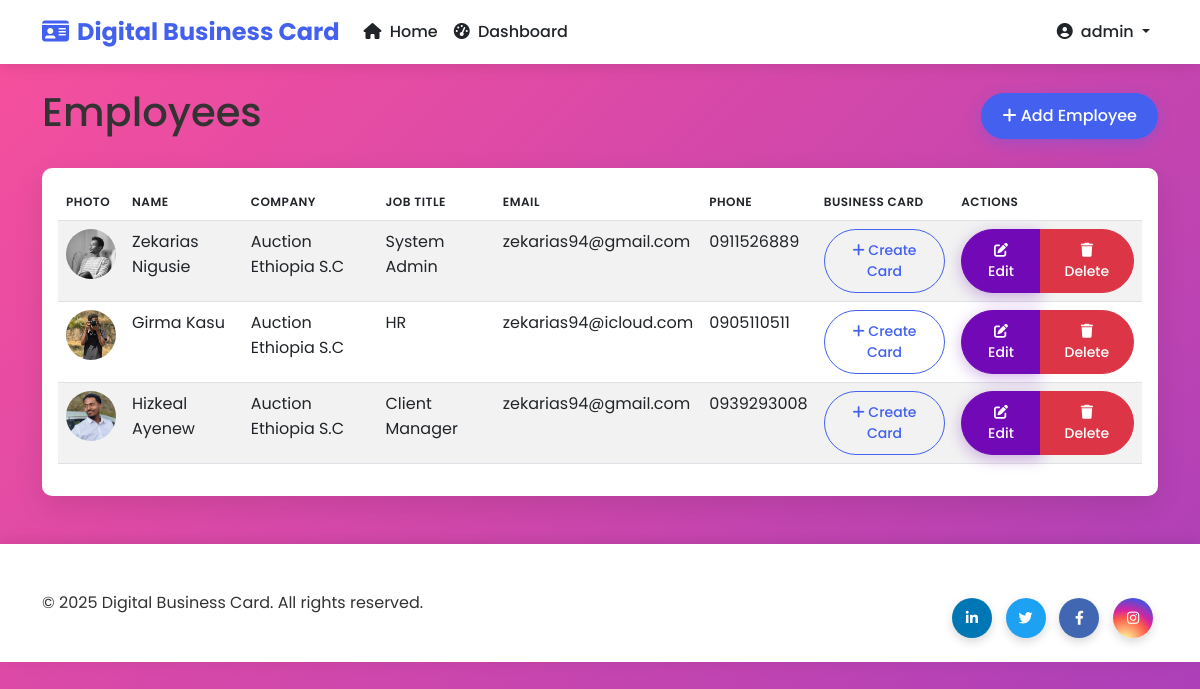
/dashboard/employees/ (signed in), run on an earlier commit of the app's database.
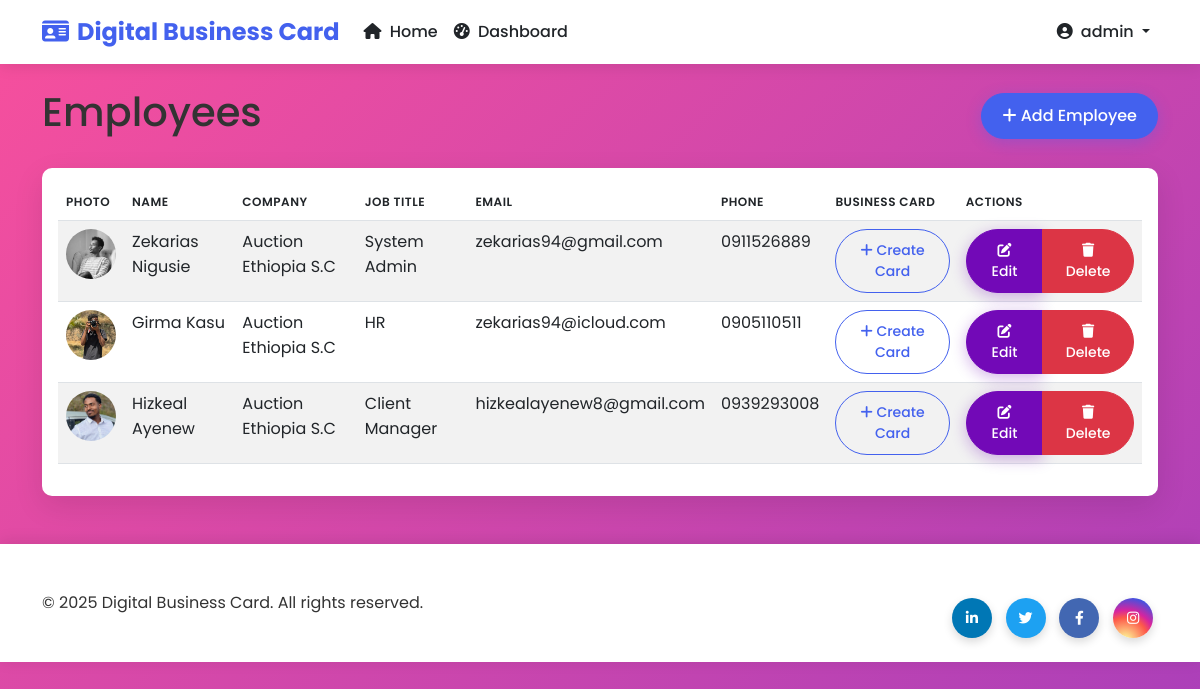
And on a later commit of the database.
### cards/models.py (models this page shows, shortened)
class Employee(models.Model):
    company = models.ForeignKey(Company, on_delete=models.CASCADE, related_name='employees')
    name = models.CharField(max_length=100)
    job_title = models.CharField(max_length=100)
    phone = models.CharField(max_length=20)
    email = models.EmailField()
    profile_picture = models.ImageField(upload_to='employee_pics/', blank=True)
    linkedin = models.URLField(blank=True)
    twitter = models.URLField(blank=True)
    facebook = models.URLField(blank=True)
    instagram = models.URLField(blank=True)
    created_at = models.DateTimeField(auto_now_add=True)

class Company(models.Model):
    name = models.CharField(max_length=100)
    logo = models.ImageField(upload_to='company_logos/', blank=True)
    address = models.CharField(max_length=200, blank=True)
    phone = models.CharField(max_length=20, blank=True)
    email = models.EmailField(blank=True)
    website = models.URLField(blank=True)
    created_at = models.DateTimeField(auto_now_add=True)
    class Meta:
        verbose_name_plural = "Companies"

### cards/views.py (the view)
# urls.py: path('dashboard/employees/', views.employee_list, name='employee_list'),
@login_required
def employee_list(request):
    employees = Employee.objects.all()
    context = {
        'employees': employees
    }
    return render(request, 'cards/employee_list.html', context)

### cards/templates/cards/employee_list.html (shortened to what this page needs)
{% extends 'cards/base.html' %}
{% block content %}
<div class="d-flex justify-content-between align-items-center mb-4">
    <h1>Employees</h1>
    <a href="{% url 'employee_create' %}" class="btn btn-primary">
        <i class="fas fa-plus"></i> Add Employee
    </a>
</div>
<div class="card">
    <div class="card-body">
        <div class="table-responsive">
            <table class="table table-striped">
                <thead>
                    <tr>
                        <th>Photo</th>
                        <th>Name</th>
                        <th>Company</th>
                        <th>Job Title</th>
                        <th>Email</th>
                        <th>Phone</th>
                        <th>Business Card</th>
                        <th>Actions</th>
                    </tr>
                </thead>
                <tbody>
                    {% for employee in employees %}
                    <tr>
                        <td>
                            {% if employee.profile_picture %}
                                <img src="{{ employee.profile_picture.url }}" alt="{{ employee.name }}" style="width: 50px; height: 50px; object-fit: cover; border-radius: 50%;">
                            {% else %}
                                <div class="bg-secondary text-white d-flex align-items-center justify-content-center" style="width: 50px; height: 50px; border-radius: 50%;">
                                    {{ employee.name|first }}
                                </div>
                            {% endif %}
                        </td>
                        <td>{{ employee.name }}</td>
                        <td>{{ employee.company.name }}</td>
                        <td>{{ employee.job_title }}</td>
                        <td>{{ employee.email }}</td>
                        <td>{{ employee.phone }}</td>
                        <td>
                            {% if employee.businesscard_set.exists %}
                                {% with card=employee.businesscard_set.first %}
                                <a href="{% url 'card_detail' card.uuid %}" class="btn btn-sm btn-info">
                                    <i class="fas fa-id-card"></i> View Card
                                </a>
                                {% endwith %}
                            {% else %}
                                <a href="{% url 'card_create' %}" class="btn btn-sm btn-outline-primary">
                                    <i class="fas fa-plus"></i> Create Card
                                </a>
                            {% endif %}
                        </td>
                        <td>
                            <div class="btn-group">
                                <a href="{% url 'employee_edit' employee.id %}" class="btn btn-sm btn-secondary">
                                    <i class="fas fa-edit"></i> Edit
                                </a>
                                <a href="{% url 'employee_delete' employee.id %}" class="btn btn-sm btn-danger">
                                    <i class="fas fa-trash"></i> Delete
                                </a>
                            </div>
                        </td>
                    </tr>
                    {% empty %}
                    <tr>
                        <td colspan="8" class="text-center">No employees available</td>
                    </tr>
                    {% endfor %}
                </tbody>
            </table>
        </div>
    </div>
</div>
{% endblock %}

What changed in the data, as far as the page shows it:
changed Employee "Hizkeal Ayenew": email "zekarias94@gmail.com" → "hizkealayenew8@gmail.com"
